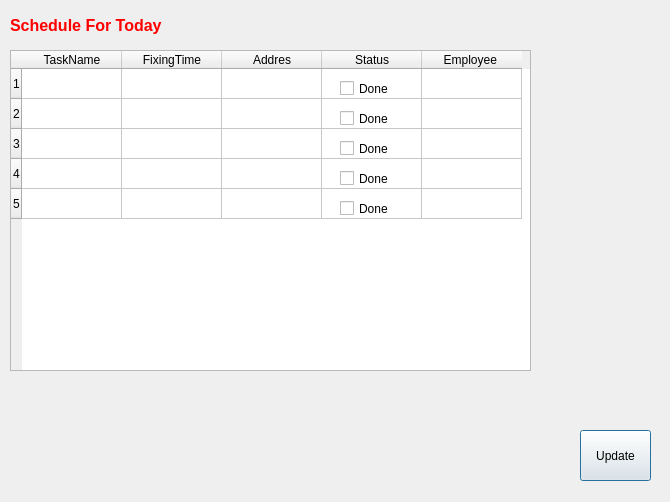
<?xml version="1.0" encoding="UTF-8"?>
<ui version="4.0">
 <class>Dialog</class>
 <widget class="QDialog" name="Dialog">
  <property name="geometry">
   <rect>
    <x>0</x>
    <y>0</y>
    <width>670</width>
    <height>502</height>
   </rect>
  </property>
  <property name="windowTitle">
   <string>Dialog</string>
  </property>
  <widget class="QLabel" name="label">
   <property name="geometry">
    <rect>
     <x>10</x>
     <y>0</y>
     <width>171</width>
     <height>51</height>
    </rect>
   </property>
   <property name="text">
    <string>&lt;html&gt;&lt;head/&gt;&lt;body&gt;&lt;p&gt;&lt;span style=&quot; font-size:12pt; font-weight:600; color:#ff0000;&quot;&gt;Schedule For Today&lt;/span&gt;&lt;/p&gt;&lt;/body&gt;&lt;/html&gt;</string>
   </property>
  </widget>
  <widget class="QTableWidget" name="tableWidget">
   <property name="geometry">
    <rect>
     <x>10</x>
     <y>50</y>
     <width>521</width>
     <height>321</height>
    </rect>
   </property>
   <row>
    <property name="text">
     <string>1</string>
    </property>
   </row>
   <row>
    <property name="text">
     <string>2</string>
    </property>
   </row>
   <row>
    <property name="text">
     <string>3</string>
    </property>
   </row>
   <row>
    <property name="text">
     <string>4</string>
    </property>
   </row>
   <row>
    <property name="text">
     <string>5</string>
    </property>
   </row>
   <column>
    <property name="text">
     <string>TaskName</string>
    </property>
   </column>
   <column>
    <property name="text">
     <string>FixingTime</string>
    </property>
   </column>
   <column>
    <property name="text">
     <string>Addres</string>
    </property>
   </column>
   <column>
    <property name="text">
     <string>Status</string>
    </property>
   </column>
   <column>
    <property name="text">
     <string>Employee </string>
    </property>
   </column>
   <item row="2" column="0">
    <property name="text">
     <string/>
    </property>
   </item>
  </widget>
  <widget class="QCheckBox" name="checkBox">
   <property name="geometry">
    <rect>
     <x>340</x>
     <y>80</y>
     <width>70</width>
     <height>17</height>
    </rect>
   </property>
   <property name="text">
    <string>Done</string>
   </property>
  </widget>
  <widget class="QCheckBox" name="checkBox_2">
   <property name="geometry">
    <rect>
     <x>340</x>
     <y>110</y>
     <width>70</width>
     <height>17</height>
    </rect>
   </property>
   <property name="text">
    <string>Done</string>
   </property>
  </widget>
  <widget class="QCheckBox" name="checkBox_3">
   <property name="geometry">
    <rect>
     <x>340</x>
     <y>140</y>
     <width>70</width>
     <height>17</height>
    </rect>
   </property>
   <property name="text">
    <string>Done</string>
   </property>
  </widget>
  <widget class="QPushButton" name="pushButton">
   <property name="geometry">
    <rect>
     <x>580</x>
     <y>430</y>
     <width>71</width>
     <height>51</height>
    </rect>
   </property>
   <property name="text">
    <string>Update</string>
   </property>
  </widget>
  <widget class="QCheckBox" name="checkBox_4">
   <property name="geometry">
    <rect>
     <x>340</x>
     <y>170</y>
     <width>70</width>
     <height>17</height>
    </rect>
   </property>
   <property name="text">
    <string>Done</string>
   </property>
  </widget>
  <widget class="QCheckBox" name="checkBox_5">
   <property name="geometry">
    <rect>
     <x>340</x>
     <y>200</y>
     <width>70</width>
     <height>17</height>
    </rect>
   </property>
   <property name="text">
    <string>Done</string>
   </property>
  </widget>
 </widget>
 <resources/>
 <connections/>
</ui>
